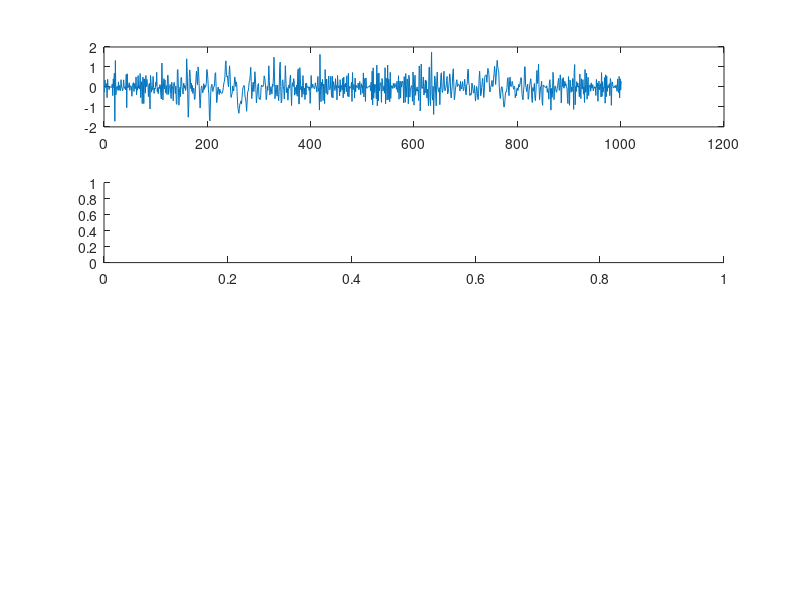

This chart was generated by the following MATLAB code: (Note: this script raises an error after producing the figure.)
clear;
clc;
close all;

p=1000;
n=1:p+1;
w=-pi:2*pi/1000:pi;
R=100; 
C=0.001;
wn=1/2*pi*R*C;
[b,a]=butter(1,wn); 
g=randn(1,1001); 
y=filter(b,a,g); 
at=y.*cos(w.*n); 
bt=y.*sin(w.*n); 
ft=at-bt; 

ct=y.*cos(w.*n); 
dt=y.*sin(w.*n); 
gt=ct-dt;

subplot(4,1,1);
plot(ft);
subplot(4,1,2);
ksdensity(ft);
subplot(4,1,3);
plot(abs(fft(ft)));
subplot(4,1,4);
ksdensity(gt);